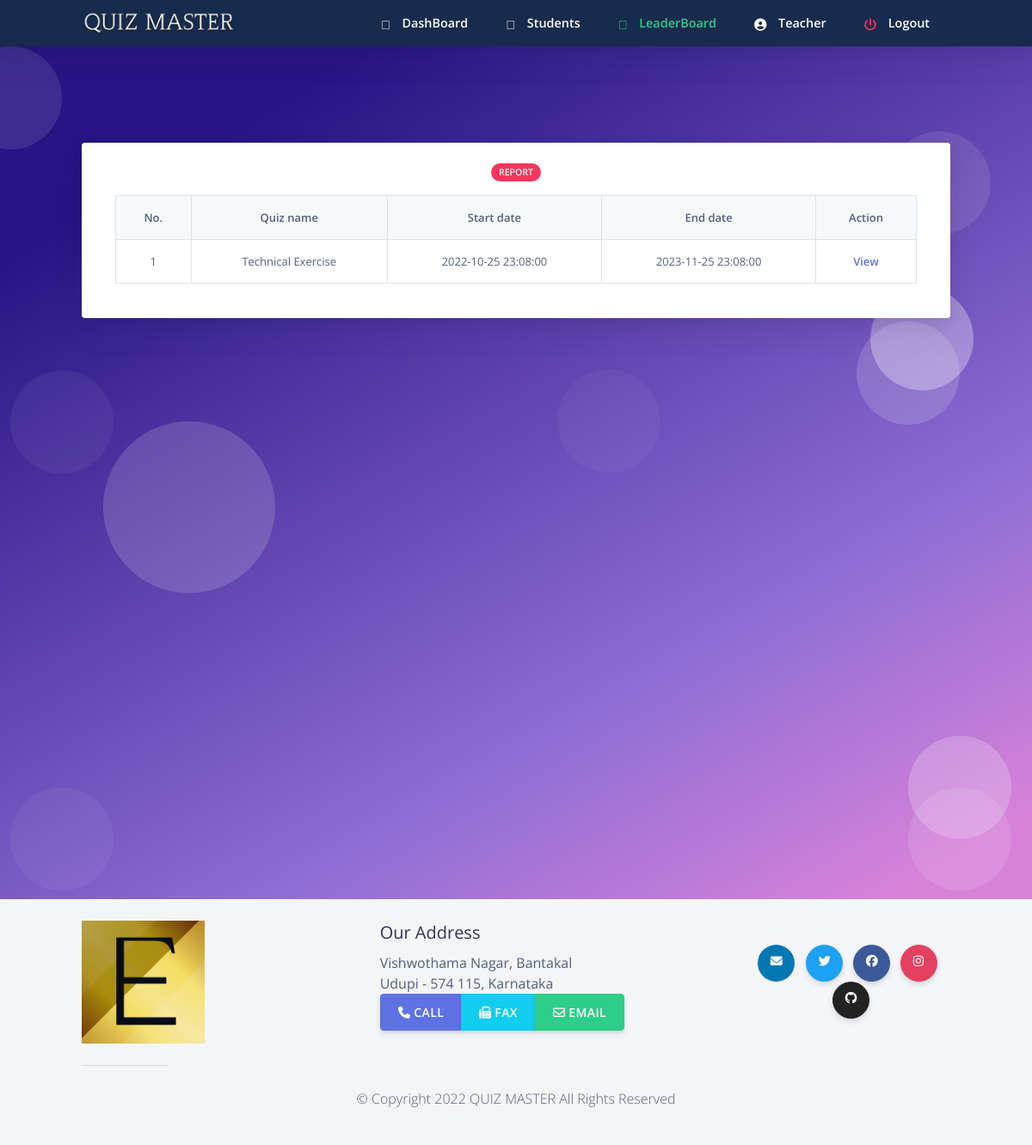
Page /teacher/leaderboard.php (signed in) on the committed database.
### tables this page shows
CREATE TABLE `instructor` (
  `instructorID` int(11) NOT NULL,
  `name` varchar(255) NOT NULL,
  `username` varchar(255) NOT NULL,
  `ipassword` varchar(255) NOT NULL
);

CREATE TABLE `quiz` (
  `quizID` int(11) NOT NULL,
  `InstructorID` int(11) NOT NULL,
  `quizName` varchar(255) NOT NULL,
  `dateOpen` datetime NOT NULL,
  `dateClose` datetime NOT NULL,
  `quizDescription` varchar(255) NOT NULL,
  `quizCode` varchar(255) NOT NULL,
  `classAverage` float NOT NULL,
  `numStudents` int(4) NOT NULL
);

### teacher/leaderboard.php (the view, shortened to what this page needs)
<html>
<?php require ("header.php");?>
<?php
require_once 'sql.php';
$id = $_SESSION["instructorID"];
$sql = "SELECT * FROM `instructor`
        WHERE `instructorID` = $id";
 $res = mysqli_query($conn,$sql);
    if ($res == true) {
        global $tname;
        while ($row = mysqli_fetch_array($res)) {
            $tname = $row['name'];
        }
    }
?>
  <body class="bg-white" id="top">
    <nav
      id="navbar-main"
      class="
        navbar navbar-main navbar-expand-lg
        bg-default
        navbar-light
        position-sticky
        top-0
        shadow
        py-0
      "
    >
      <div class="container">
        <ul class="navbar-nav navbar-nav-hover align-items-lg-center">
          <li class="nav-item dropdown">
            <a href="index.php" class="navbar-brand mr-lg-5 text-white">
                               <img src="../assets/img/navbar.png" />
            </a>
          </li>
        </ul>
        <div class="navbar-collapse collapse bg-default" id="navbar_global">
          <ul class="navbar-nav align-items-lg-center ml-auto">
				 <li class="nav-item">
              <a href="home.php" class="nav-link">
                <span class="text-white nav-link-inner--text font-weight-bold"
                  ><i class="text-white fad fa-home"></i> DashBoard</span
                >
              </a>
            </li>
			 <li class="nav-item">
              <a href="studentslist.php" class="nav-link">
                <span class="text-white nav-link-inner--text font-weight-bold"
                  ><i class="text-white fad fa-poll"></i> Students</span
                >
              </a>
            </li>
			 <li class="nav-item">
              <a href="leaderboard.php" class="nav-link">
                <span class="text-success nav-link-inner--text font-weight-bold"
                  ><i class="text-success fad fa-award"></i> LeaderBoard</span
                >
              </a>
            </li>
			 <li class="nav-item">
              <a href="profile.php" class="nav-link">
                <span class="text-white nav-link-inner--text font-weight-bold"
                  ><i class="text-white fas fa-user-circle"></i> <?php echo $tname ?></span
                >
              </a>
            </li>
		   <li class="nav-item">
              <a href="logout.php" class="nav-link">
                <span class="text-white nav-link-inner--text font-weight-bold"
                  ><i class="text-danger fas fa-power-off"></i> Logout</span
                >
              </a>
            </li>
          </ul>
        </div>
      </div>
    </nav>
  <section class="section section-shaped section-lg">
    <div class="shape shape-style-1 shape-primary">
      <span></span>
      <span></span>
      <span></span>
      <span></span>
      <span></span>
      <span></span>
      <span></span>
      <span></span>
      <span></span>
      <span></span>
    </div>
<div class="container">
<div class="row">
            <div class="col-sm-12 mb-3">
              <div class="card card-body bg-gradient-white text-white mt-3">
			  <div class="col-12 mx-auto text-center">
            <span class="badge badge-danger badge-pill mb-3">Report</span>
		  <div class="table-responsive" >
		  <table class="table table-striped table-hover table-bordered text-center">
                    <tr class="font-weight-bold">
                        <th>No.</th><th>Quiz name</th><th>Start date</th><th>End date</th><th>Action</th>
                    </tr>
                    <?php
						$id = $_SESSION["instructorID"];
						$query = "SELECT * FROM quiz
						WHERE InstructorID = $id
						ORDER BY quizID desc";
						$result = $conn->query($query);
                        if($result-> num_rows >0) {
                        $i = 1;
                        while ($row = $result-> fetch_assoc()) {
                    ?>
                    <tr>
                        <td><?php echo $i?></td>
                        <td><?php echo $row["quizName"]?></td>
                        <td><?php echo $row["dateOpen"]?></td>
                        <td><?php echo $row["dateClose"]?></td>
                        <td><a href="quiz-report.php?quizID=<?php echo $row['quizID']?>"><span class="font-weight-bold">View</span></a></td>
                    </tr>
                   <?php $i++; }
                   }?>
                </table>
			</div>
          </div>
                  </div>
                </div>
              </div>
    </div>
</section>
    <?php require("footer.php");?>
</body>
</html>

### rows in the picture
instructor: name "Teacher"
quiz: quizName "Technical Exercise", dateOpen "2022-10-25 23:08:00", dateClose "2023-11-25 23:08:00"
